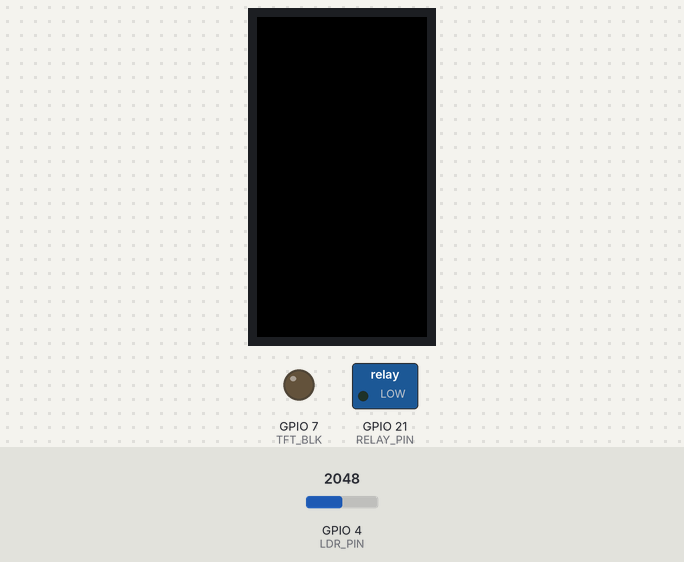
The program below on a simulated ESP32-S3. Shown: 320×170 colour display, switched loads named in the program (green lamp = pin HIGH), output pins drawn as LEDs (lit = HIGH). Inputs (shaded band) come from the test bench; at power-on: GPIO 4 (LDR_PIN) = 2048 (analog values on the 0–4095 scale). What the program prints to the serial monitor is not drawn.

Above: at 1.7 s.
1.8 s: GPIO 4 (LDR_PIN) set to 1581
3.3 s: GPIO 4 (LDR_PIN) set to 1476
At 4.4 s:
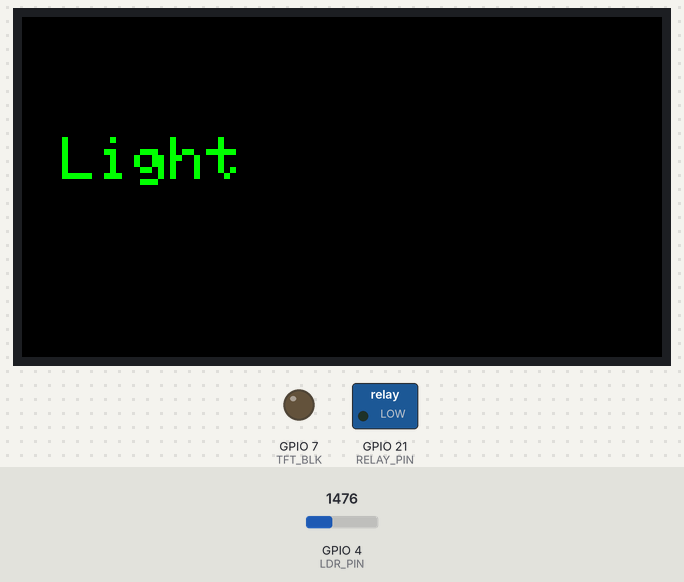
6.3 s: GPIO 4 (LDR_PIN) set to 1751
7.8 s: GPIO 4 (LDR_PIN) set to 1861
At 8.3 s:
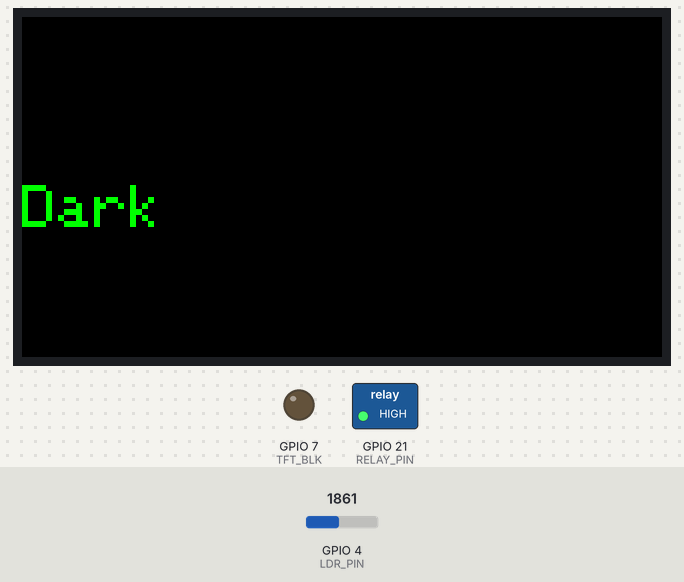
10.8 s: GPIO 4 (LDR_PIN) set to 491
At 12.2 s:
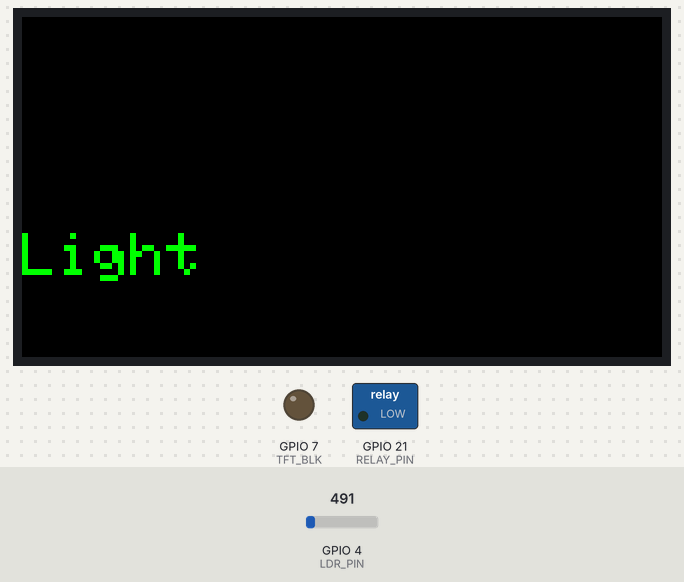
Timing chart, 0 to 14.4 s (numbered marks = the images above; inputs shaded):
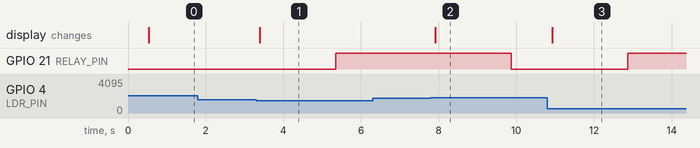

Measured:
- the behaviour switches between 1550 and 1549 on GPIO 4 (LDR_PIN) (found by bisection; images 0 and 1)
- the behaviour switches between 1800 and 1801 on GPIO 4 (LDR_PIN) (found by bisection; images 1 and 2)
- after the input at 1.8 s, every drawn part: stays the same
- after the input at 3.3 s, GPIO 21 (RELAY_PIN): LOW → HIGH after 2.0 s; the display: changes after 0.10 s (image 1)
- after the input at 6.3 s, every drawn part: stays the same
- after the input at 7.8 s, GPIO 21 (RELAY_PIN): HIGH → LOW after 2.1 s; the display: changes after 0.11 s (image 2)
- after the input at 10.8 s, GPIO 21 (RELAY_PIN): LOW → HIGH after 2.1 s; the display: changes after 0.12 s (image 3)

The program:

main.cpp
```cpp
#include <Arduino.h>
#include <Adafruit_GFX.h>
#include <Adafruit_ST7789.h>
#include <SPI.h>

constexpr uint8_t LDR_PIN   = 4;
constexpr uint8_t RELAY_PIN = 21;

#define TFT_SCK  12
#define TFT_MOSI 11
#define TFT_CS   10
#define TFT_DC    9
#define TFT_RST   8
#define TFT_BLK   7

constexpr uint8_t RELAY_ON  = HIGH;
constexpr uint8_t RELAY_OFF = LOW;

constexpr uint16_t THRESHOLD_DARK  = 1550;
constexpr uint16_t THRESHOLD_LIGHT = 1800;

static_assert(THRESHOLD_LIGHT > THRESHOLD_DARK,
              "THRESHOLD_LIGHT має бути більшим за THRESHOLD_DARK");

constexpr uint32_t CONFIRM_MS = 2000;
constexpr uint32_t SAMPLE_MS  = 100;
constexpr uint8_t  AVG_N      = 32;

enum AppMode : uint8_t { MODE_RUN, MODE_CALIBRATE };
AppMode appMode = MODE_RUN;

bool relayOn = false;

uint16_t seenMin = UINT16_MAX;
uint16_t seenMax = 0;

Adafruit_ST7789 tft = Adafruit_ST7789(&SPI, TFT_CS, TFT_DC, TFT_RST);

static uint16_t readLdr() {
  uint32_t sum = 0;
  for (uint8_t i = 0; i < AVG_N; i++) {
    sum += analogRead(LDR_PIN);
    delayMicroseconds(200);
  }
  return (uint16_t)(sum / AVG_N);
}

static void setRelay(bool on) {
  relayOn = on;
  digitalWrite(RELAY_PIN, on ? RELAY_ON : RELAY_OFF);
  Serial.printf(">>> Навантаження %s\n", on ? "УВІМКНЕНО" : "вимкнено");
}

static void printHelp() {
  Serial.println();
  Serial.println("Команди: 'c' — калібрування | 'r' — робочий режим");
  Serial.printf("Пороги в прошивці: темно < %u, світло > %u (мертва зона %u відліків)\n",
                THRESHOLD_DARK, THRESHOLD_LIGHT,
                (unsigned)(THRESHOLD_LIGHT - THRESHOLD_DARK));
}

void initScreen() {
  pinMode(TFT_BLK, OUTPUT);

  SPI.begin(TFT_SCK, -1, TFT_MOSI, TFT_CS);
  tft.init(170, 320);
  tft.setSPISpeed(40000000);
  tft.setRotation(1);

  tft.fillScreen(ST77XX_BLACK);
  tft.setTextColor(ST77XX_GREEN);
  tft.setTextSize(3);
  tft.setCursor(20, 60);
}
void setup() {
  Serial.begin(115200);
  delay(300);
  initScreen();
  pinMode(RELAY_PIN, OUTPUT);
  digitalWrite(RELAY_PIN, RELAY_OFF);

  analogReadResolution(12);

  Serial.println("Сутінковий перемикач, ESP32-S3");
  printHelp();
}

void clearScreen(int8_t want) {
  tft.fillScreen(0);
  tft.println(want > 0 ? "Light" : "Dark");
}

void loop() {
  static uint32_t lastSample = 0;

  if (Serial.available()) {
    const char c = (char)Serial.read();
    appMode = MODE_RUN;
    Serial.println("\n=== РОБОЧИЙ РЕЖИМ ===");
  }

  if (millis() - lastSample < SAMPLE_MS) return;
  lastSample = millis();

  const uint16_t raw = readLdr();

  int8_t want = 0;
  if (!relayOn && raw < THRESHOLD_DARK)  want = +1;
  if ( relayOn && raw > THRESHOLD_LIGHT) want = -1;

  static int8_t  pending = 0;
  static uint32_t pendingSince = 0;

  if (want != pending) {
    pending = want;
    pendingSince = millis();
    if (want != 0) {
      clearScreen(want);
      Serial.printf("ADC %4u — умова %s, тримаю %lu мс...\n",
                    raw, want > 0 ? "ТЕМНО" : "СВІТЛО", (unsigned long)CONFIRM_MS);
    }
  } else if (pending != 0 && millis() - pendingSince >= CONFIRM_MS) {
    setRelay(pending > 0);
    pending = 0;
  }
}
```

main_blink.cpp
```cpp
#include <Arduino.h>

constexpr uint8_t LED_1    = 15;
constexpr uint8_t LED_2    = 16;
constexpr uint8_t BTN_EXT  = 21;
constexpr uint8_t BTN_BOOT = 0;

constexpr uint16_t FAST_DELAY_MS = 200;
constexpr uint16_t SLOW_DELAY_MS = 1000;
constexpr uint32_t DEBOUNCE_MS   = 50;

enum Mode : uint8_t {
  MODE_SYNC      = 1,
  MODE_ALTERNATE = 2
};

volatile Mode currentMode = MODE_SYNC;
// volatile Mode currentMode = MODE_ALTERNATE;

volatile uint32_t lastPressExt  = 0;
volatile uint32_t lastPressBoot = 0;
volatile uint32_t lastLEDChange = 0;

void onExternalButton() {
  uint32_t now = millis();
  if (now - lastPressExt < DEBOUNCE_MS) return;
  lastPressExt = now;
  currentMode = MODE_SYNC;
}

void onBootButton() {
  uint32_t now = millis();
  if (now - lastPressBoot < DEBOUNCE_MS) return;
  lastPressBoot = now;
  currentMode = MODE_ALTERNATE;
}

void setup() {
  pinMode(LED_1, OUTPUT);
  pinMode(LED_2, OUTPUT);

  pinMode(BTN_EXT, INPUT_PULLUP);
  pinMode(BTN_BOOT, INPUT);

  digitalWrite(LED_1, HIGH);
  digitalWrite(LED_2, HIGH);

  attachInterrupt(BTN_EXT,  onExternalButton, FALLING);
  attachInterrupt(BTN_BOOT, onBootButton,     FALLING);
}

void loop() {
  const Mode mode = currentMode;
  uint32_t now = millis();

  if (mode == MODE_SYNC && now - lastLEDChange != FAST_DELAY_MS) return;

  if (mode ==  MODE_ALTERNATE && now - lastLEDChange != SLOW_DELAY_MS) return;

  bool isOn = digitalRead(LED_1) == 1 || digitalRead(LED_2) == 1;
  lastLEDChange = now;

  if (mode == MODE_SYNC && isOn) {
    digitalWrite(LED_1, LOW);
    digitalWrite(LED_2, LOW);
  }

  if (mode == MODE_SYNC && !isOn) {
    digitalWrite(LED_1, HIGH);
    digitalWrite(LED_2, HIGH);
  }

  bool isLED1On = digitalRead(LED_1) == 1;
  if (mode == MODE_ALTERNATE && isLED1On) {
    digitalWrite(LED_1, LOW);
    digitalWrite(LED_2, HIGH);
  }

  if (mode == MODE_ALTERNATE && !isLED1On) {
    digitalWrite(LED_1, HIGH);
    digitalWrite(LED_2, LOW);
  }
}
```
